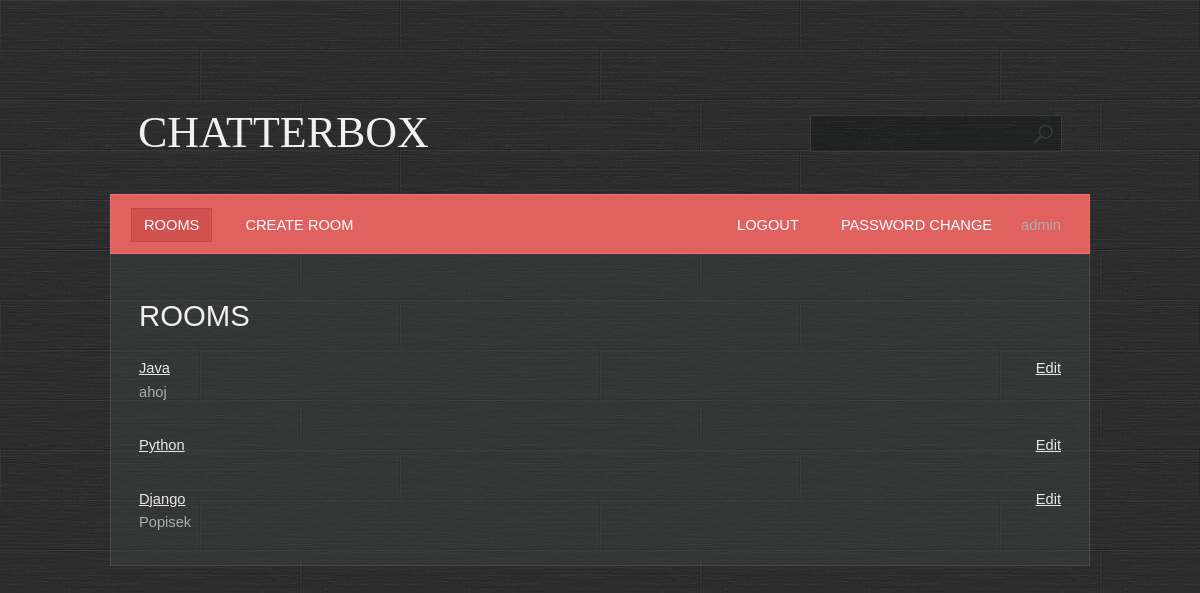
The app's page / (signed in) with its own data.
### base/models.py (models this page shows, shortened)
class Room(Model):
    name = models.CharField(max_length=200, unique=True)
    description = models.TextField(null=True, blank=True)
    participants = models.ManyToManyField(User, related_name='participants', blank=True)
    created = models.DateTimeField(auto_now_add=True)
    updated = models.DateTimeField(auto_now=True)
    class Meta:
        ordering = ['-created', 'name']

### base/views.py (the view)
# urls.py: path('', base.views.RoomsView.as_view(), name='rooms'),
class RoomsView(PermissionRequiredMixin, LoginRequiredMixin, ListView):
    template_name = 'base/rooms.html'
    model = Room
    permission_required = 'base.view_room'

### base/templates/base/rooms.html (shortened to what this page needs)
{% extends 'main.html' %}
{%  block content %}
<h1>Rooms</h1>
{% for room in object_list %}
<div class="box">
    <div style="float: left">
        <a href="{% url 'room' room.id %}">{{ room.name|capfirst }}</a></br>
        {{ room.description }}
    </div>
    <div style="float: right;">
        {% if perms.base.change_room %}
            <a href="{% url 'room_update' room.id %}">Edit</a>
        {% endif %}
    </div>
</div>
{% endfor %}
{%  endblock %}

### templates/navbar.html
<ul>
    {% if user.is_authenticated %}
    <li class="first active">
        <a href="{% url 'rooms' %}">Rooms</a>
    </li>
    {% if perms.base.add_room %}
    <li>
        <a href="{% url 'room_create' %}">Create room</a>
    </li>
    {% endif %}
    <li class="last-child">
        {{ user.username }}
    </li>
    <li class="last-child">
        <a href="{% url 'password_change' %}">Password change</a>
    </li>
    <li class="last-child">
        <a href="{% url 'logout' %}">Logout</a>
    </li>
    {% else %}
    <li class="last-child">
        <a href="{% url 'login' %}">Login</a>
    </li>
    {% endif %}
</ul><br class="clearfix"/>

### static/styles/style.css (style rules this page uses)
* { margin: 0; padding: 0; }
a { text-decoration: underline; color: #e8e8e8; }
body { font-size: 11pt; line-height: 1.6em; font-family: Arial, sans-serif; background: #9ea3a3; color: #adadad; background: url(/static/images/bg.jpg); }
h1,h2,h3,h4 { text-transform: uppercase; font-weight: normal; color: #f0f0f0; }
ul { margin-bottom: 1.25em; }
ul { list-style: none; }
.last-child { float:right; }
.box { overflow: hidden; margin: 0 0 30px 0; }
#menu a { text-decoration: none; text-transform: uppercase; color: #ffffff; padding: 8px 12px 8px 12px; border: solid 1px #e16060; }
#menu ul { list-style: none; }
#menu ul li { display: inline; padding: 0 8px 0 8px; }
#menu ul li.first { padding-left: 0; }
#menu ul li.active a { background: #D15050; border: solid 1px #C64545; }

### records on screen
Room: name "Java", description "ahoj"
Room: name "Python"
Room: name "Django", description "Popisek"

### other values on screen
{{ user.username }} "admin"
